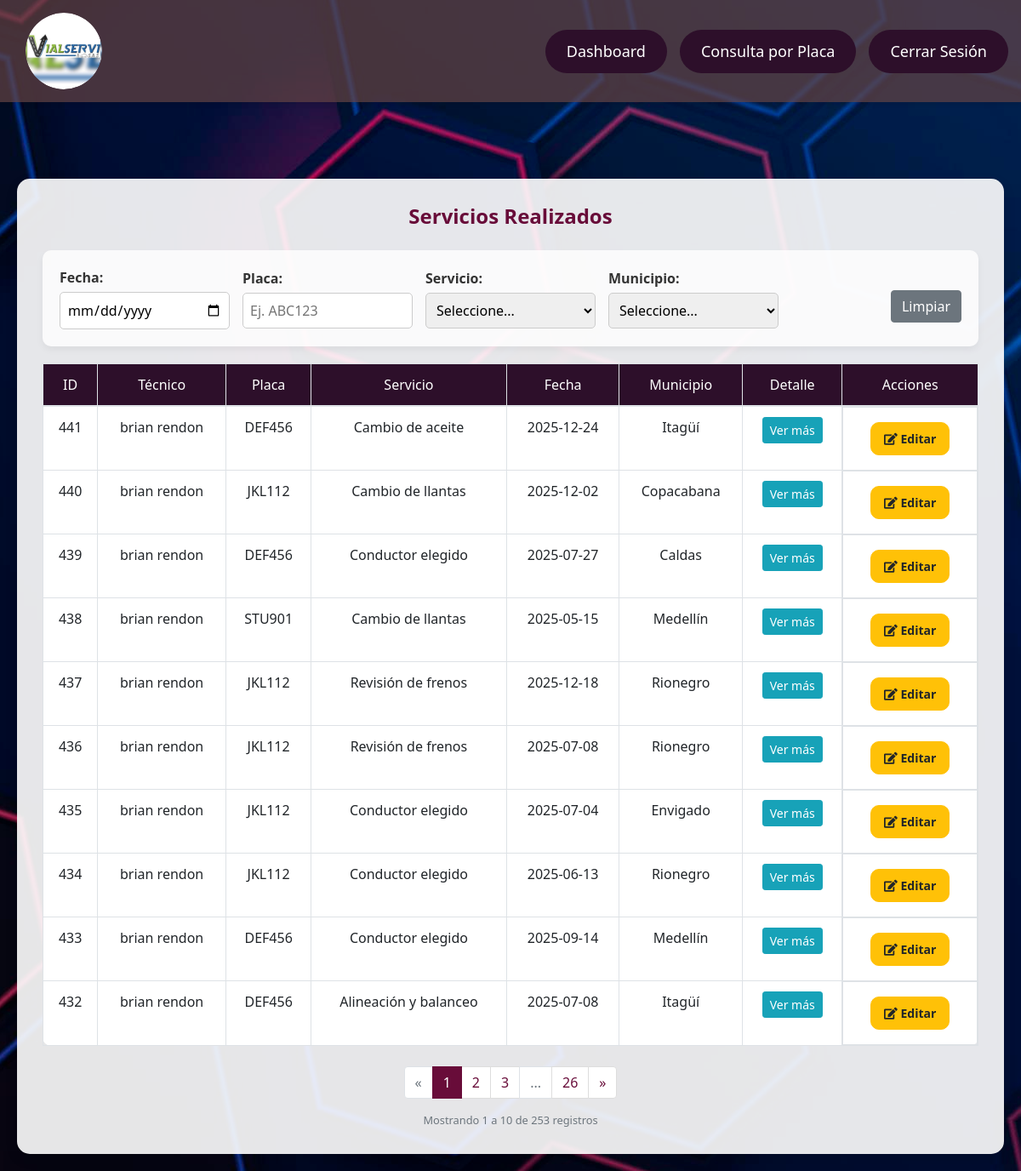
Page /consulta_general.php (signed in) on the committed database.
### tables this page shows
CREATE TABLE `servicios_realizados` (
  `Servicio_Realizado_id` int(11) NOT NULL,
  `Cedula_Empleado_id_Servicios_Realizados` int(11) DEFAULT NULL,
  `Vehiculo_id_Servicios_Realizados` varchar(20) DEFAULT NULL,
  `Servicio_id_Servicios_Realizados` int(11) DEFAULT NULL,
  `Fecha` date DEFAULT NULL,
  `municipio` int(11) DEFAULT 11,
  `Ubicación` varchar(255) DEFAULT NULL,
  `Novedades` text DEFAULT NULL,
  `Fotos` text DEFAULT NULL,
  `Detalle_Servicio` text DEFAULT NULL,
  `Custodia_Servicio` text DEFAULT NULL,
  `Facturación_Separada` tinyint(1) DEFAULT NULL
);

CREATE TABLE `servicios` (
  `Servicio_id` int(11) NOT NULL,
  `Nombre_Servicio` varchar(100) NOT NULL,
  `Descripción` varchar(255) DEFAULT NULL
);

CREATE TABLE `municipios` (
  `id` int(11) NOT NULL,
  `nombre` varchar(100) NOT NULL
);

### validPermissions.php (called while the page is built, shortened)
<?php
function usuarioTienePermiso($usuarioId, $permisoNombre, $conexion) {
    $sql = "
        SELECT p.nombre
        FROM empleados e
        JOIN roles r ON e.rol_id = r.id
        JOIN rol_permisos rp ON r.id = rp.rol_id
        JOIN permisos p ON rp.permiso_id = p.id
        WHERE e.Cedula_Empleado_id = ? AND p.nombre = ?
    ";
    $stmt = $conexion->prepare($sql);
    $stmt->bind_param("is", $usuarioId, $permisoNombre);
    $stmt->execute();
    return $stmt->get_result()->fetch_assoc() !== null;
}
?>

### consulta_general.php (the view, shortened to what this page needs)
<?php
include('validPermissions.php');
include('header.php');
require_once 'config.php';
$usuarioId = $_SESSION['cedula'];
$usuarioPuedeEditar = usuarioTienePermiso($_SESSION['cedula'], 'actualizar_servicio', $conn);
$usuarioPuedeEliminar = usuarioTienePermiso($_SESSION['cedula'], 'eliminar_servicio', $conn);
$mostrarAcciones = $usuarioPuedeEditar || $usuarioPuedeEliminar;
$es_tecnico = false;
$sql_rol = "SELECT Rol_id as rol FROM empleados WHERE Cedula_Empleado_id = ?";
$stmt_rol = $conn->prepare($sql_rol);
if ($stmt_rol) {
    $stmt_rol->bind_param("s", $usuarioId);
    $stmt_rol->execute();
    $resultado_rol = $stmt_rol->get_result();
    if ($fila_rol = $resultado_rol->fetch_assoc()) {
        $es_tecnico = ($fila_rol['rol'] == 2);
    }
} else {
    echo "Error preparando la consulta: " . $conn->error;
}
$filtro_cedula = isset($_GET['cedula']) ? $_GET['cedula'] : '';
if ($es_tecnico) {
    $filtro_cedula = $usuarioId;
}
$filtro_fecha = isset($_GET['fecha']) ? $_GET['fecha'] : '';
$filtro_placa = isset($_GET['placa']) ? $_GET['placa'] : '';
$sql = "
    SELECT
        sr.Servicio_Realizado_id,
        sr.Cedula_Empleado_id_Servicios_Realizados,
        CONCAT(e.Nombre, ' ', e.Apellido) as nombre_tecnico,
        sr.Vehiculo_id_Servicios_Realizados,
        s.Nombre_Servicio,
        sr.Fecha,
        m.nombre as nombre_municipio,
        sr.Ubicación,
        sr.Novedades,
        sr.Fotos,
        sr.Detalle_Servicio,
        sr.Custodia_Servicio
    FROM servicios_realizados sr
    JOIN servicios s ON sr.Servicio_id_Servicios_Realizados = s.Servicio_id
    JOIN municipios m ON sr.municipio = m.id
    LEFT JOIN empleados e ON sr.Cedula_Empleado_id_Servicios_Realizados = e.Cedula_Empleado_id
    WHERE 1 = 1
";
if ($es_tecnico) {
    $sql .= " AND sr.Cedula_Empleado_id_Servicios_Realizados = '" . $usuarioId . "'";
}
else if (!empty($filtro_cedula)) {
    $sql .= " AND sr.Cedula_Empleado_id_Servicios_Realizados = '" . $filtro_cedula . "'";
}
$registros_por_pagina = 10;
$pagina_actual = isset($_GET['pagina']) ? intval($_GET['pagina']) : 1;
$offset = ($pagina_actual - 1) * $registros_por_pagina;
$sql_count = "
    SELECT COUNT(*) as total
    FROM servicios_realizados sr
    JOIN servicios s ON sr.Servicio_id_Servicios_Realizados = s.Servicio_id
    JOIN municipios m ON sr.municipio = m.id
    LEFT JOIN empleados e ON sr.Cedula_Empleado_id_Servicios_Realizados = e.Cedula_Empleado_id
    WHERE 1 = 1
";
if ($es_tecnico) {
    $sql_count .= " AND sr.Cedula_Empleado_id_Servicios_Realizados = '" . $usuarioId . "'";
} else if (!empty($filtro_cedula)) {
    $sql_count .= " AND sr.Cedula_Empleado_id_Servicios_Realizados = '" . $filtro_cedula . "'";
}
$result_count = $conn->query($sql_count);
$row_count = $result_count->fetch_assoc();
$total_registros = $row_count['total'];
$total_paginas = ceil($total_registros / $registros_por_pagina);
$sql .= " ORDER BY sr.Servicio_Realizado_id DESC LIMIT $registros_por_pagina OFFSET $offset";
function construirUrlPaginacion($pagina) {
    global $filtro_cedula, $filtro_fecha, $filtro_placa, $filtro_servicio, $filtro_municipio;
    $url = $_SERVER['PHP_SELF'] . '?pagina=' . $pagina;
    if (!empty($filtro_cedula)) $url .= '&cedula=' . $filtro_cedula;
    return $url;
}
$result = $conn->query($sql);
?>
<!DOCTYPE html>
<html lang="es">
<head>
    <link href="https://stackpath.bootstrapcdn.com/bootstrap/4.5.2/css/bootstrap.min.css" rel="stylesheet">
    <link rel="stylesheet" href="https://cdnjs.cloudflare.com/ajax/libs/font-awesome/5.15.4/css/all.min.css">
</head>
<body>
    <div class="main-content">
        <div class="container">
            <h2>Servicios Realizados</h2>
            <form class="filter-form" action="" method="GET" id="filterForm">
                <div class="filter-group">
                    <label for="fecha">Fecha:</label>
                    <input type="date" id="fecha" name="fecha" value="<?= htmlspecialchars($filtro_fecha); ?>" class="auto-submit">
                </div>
                <div class="filter-group">
                    <label for="placa">Placa:</label>
                    <input type="text" id="placa" name="placa" value="<?= htmlspecialchars($filtro_placa); ?>" placeholder="Ej. ABC123" class="auto-submit">
                </div>
                <div class="filter-group">
                    <label for="servicio">Servicio:</label>
                    <select name="servicio" id="servicio" class="auto-submit">
                        <option value="">Seleccione...</option>
                    </select>
                </div>
                <div class="filter-group">
                    <label for="municipio">Municipio:</label>
                    <select name="municipio" id="municipio" class="auto-submit">
                        <option value="">Seleccione...</option>
                    </select>
                </div>
                <div class="filter-group filter-actions">
                    <a href="consulta_general.php" class="btn btn-secondary" data-no-warning>Limpiar</a>
                </div>
            </form>
            <table class="table table-bordered">
                <thead>
                    <tr>
                        <th>ID</th>
                        <th>Técnico</th>
                        <th>Placa</th>
                        <th>Servicio</th>
                        <th>Fecha</th>
                        <th>Municipio</th>
                        <th>Detalle</th>
                        <?php if ($mostrarAcciones) { ?>
                            <th>Acciones</th> <?php } ?>
                    </tr>
                </thead>
                <tbody>
                    <?php
                    if ($result->num_rows > 0) {
                        while ($row = $result->fetch_assoc()) {
                            echo "<tr id='row-" . $row['Servicio_Realizado_id'] . "'>";
                            echo "<td>" . $row['Servicio_Realizado_id'] . "</td>";
                            echo "<td>" . ($row['nombre_tecnico'] ?? 'No asignado') . "</td>";
                            echo "<td>" . $row['Vehiculo_id_Servicios_Realizados'] . "</td>";
                            echo "<td>" . $row['Nombre_Servicio'] . "</td>";
                            echo "<td>" . $row['Fecha'] . "</td>";
                            echo "<td>" . $row['nombre_municipio'] . "</td>";
                            echo "<td>";
                            echo "<button class='btn btn-info btn-sm' onclick='toggleDetails(" . $row['Servicio_Realizado_id'] . ")'>Ver más</button>";
                            echo "</td>";
                            if ($mostrarAcciones) {
                                echo "<td class='action-buttons'>";
                                if ($usuarioPuedeEditar) {
                                    echo "<a href='editar_servicio_realizado.php?id=" . $row['Servicio_Realizado_id'] . "' class='btn btn-warning btn-sm' data-no-warning><i class='fas fa-edit'></i> Editar</a> ";
                                }
                                echo "</td>";
                            }
                            echo "</tr>";
                        }
                    } else {
                        echo "<tr><td colspan='".($mostrarAcciones ? '8' : '7')."'>No se encontraron registros</td></tr>";
                    }
                    ?>
                </tbody>
            </table>
            <?php if ($total_paginas > 1): ?>
            <div class="paginacion-container mt-4">
                <nav aria-label="Navegación de páginas">
                    <ul class="pagination justify-content-center">
                        <li class="page-item <?= ($pagina_actual <= 1) ? 'disabled' : '' ?>">
                            <a class="page-link" href="<?= construirUrlPaginacion($pagina_actual - 1) ?>" data-no-warning aria-label="Anterior">
                                <span aria-hidden="true">&laquo;</span>
                            </a>
                        </li>
                        <?php
                        $rango = 2;
                        $inicio_rango = max(1, $pagina_actual - $rango);
                        $fin_rango = min($total_paginas, $pagina_actual + $rango);
                        for ($i = $inicio_rango; $i <= $fin_rango; $i++) {
                            echo '<li class="page-item ' . ($i == $pagina_actual ? 'active' : '') . '">
                                    <a class="page-link" href="' . construirUrlPaginacion($i) . '" data-no-warning>' . $i . '</a>
                                  </li>';
                        }
                        if ($fin_rango < $total_paginas) {
                            if ($fin_rango < $total_paginas - 1) {
                                echo '<li class="page-item disabled"><a class="page-link">...</a></li>';
                            }
                            echo '<li class="page-item"><a class="page-link" href="' . construirUrlPaginacion($total_paginas) . '" data-no-warning>' . $total_paginas . '</a></li>';
                        }
                        ?>
                        <li class="page-item <?= ($pagina_actual >= $total_paginas) ? 'disabled' : '' ?>">
                            <a class="page-link" href="<?= construirUrlPaginacion($pagina_actual + 1) ?>" data-no-warning aria-label="Siguiente">
                                <span aria-hidden="true">&raquo;</span>
                            </a>
                        </li>
                    </ul>
                </nav>
                <div class="text-center text-muted small">
                    Mostrando <?= min(($pagina_actual - 1) * $registros_por_pagina + 1, $total_registros) ?>
                    a <?= min($pagina_actual * $registros_por_pagina, $total_registros) ?>
                    de <?= $total_registros ?> registros
                </div>
            </div>
            <?php endif; ?>
        </div>
    </div>
</body>
</html>

### consulta_general.php (style rules this page uses)
* { margin: 0; padding: 0; box-sizing: border-box; }
body { font-family: 'Segoe UI', Tahoma, Geneva, Verdana, sans-serif; background-image: url('Imagenes/ConsultaGeneral.jpg'); background-size: auto; background-position: center; background-repeat: no-repeat; background-attachment: fixed; display: flex; flex-direction: column; min-height: 100vh; padding-top: 170px; }
.main-content { padding: 20px; margin-top: 20px; flex-grow: 1; display: flex; justify-content: center; align-items: center; }
.container { background-color: rgba(255, 255, 255, 0.9); padding: 30px; border-radius: 15px; box-shadow: 0 6px 15px rgba(0, 0, 0, 0.1); max-width: 1200px; width: 100%; overflow: auto; }
h2 { text-align: center; color: #680c39; margin-bottom: 25px; font-size: 24px; font-weight: 600; }
.filter-form { background-color: rgba(255, 255, 255, 0.8); padding: 20px; border-radius: 10px; margin-bottom: 20px; box-shadow: 0 4px 8px rgba(0, 0, 0, 0.05); display: flex; flex-wrap: wrap; gap: 15px; align-items: center; justify-content: center; }
.filter-group { display: flex; flex-direction: column; min-width: 150px; max-width: 200px; flex: 1; }
.filter-form label { font-weight: bold; color: #333; margin-bottom: 5px; }
.filter-form input[type="text"], .filter-form input[type="date"], .filter-form select { padding: 8px; border: 1px solid #ccc; border-radius: 5px; width: 100%; }
.filter-actions { display: flex; align-items: flex-end; margin-top: 20px; }
.table { background-color: #fff; border-radius: 10px; overflow: auto; }
th { background-color: #2d0f2a; color: white; font-weight: bold; }
th, td { padding: 12px; text-align: center; font-weight: 500; }
.action-buttons { display: flex; gap: 10px; justify-content: center; align-items: center; }
.btn-success, .btn-warning, .btn-danger { margin: 5px; padding: 8px 15px; border-radius: 10px; font-size: 14px; font-weight: 600; }
.pagination .page-item.active .page-link { background-color: #680c39; border-color: #680c39; color: white; }
.pagination .page-link { color: #680c39; border-color: #ddd; }
.pagination .page-item.disabled .page-link { color: #6c757d; }

### rows in the picture
servicios_realizados: Servicio_Realizado_id "441", nombre_tecnico "brian rendon", Vehiculo_id_Servicios_Realizados "DEF456", Servicio_id_Servicios_Realizados.Nombre_Servicio "Cambio de aceite", Fecha "2025-12-24", municipio.nombre "Itagüí"
servicios_realizados: Servicio_Realizado_id "440", nombre_tecnico "brian rendon", Vehiculo_id_Servicios_Realizados "JKL112", Servicio_id_Servicios_Realizados.Nombre_Servicio "Cambio de llantas", Fecha "2025-12-02", municipio.nombre "Copacabana"
servicios_realizados: Servicio_Realizado_id "439", nombre_tecnico "brian rendon", Vehiculo_id_Servicios_Realizados "DEF456", Servicio_id_Servicios_Realizados.Nombre_Servicio "Conductor elegido", Fecha "2025-07-27", municipio.nombre "Caldas"
servicios_realizados: Servicio_Realizado_id "438", nombre_tecnico "brian rendon", Vehiculo_id_Servicios_Realizados "STU901", Servicio_id_Servicios_Realizados.Nombre_Servicio "Cambio de llantas", Fecha "2025-05-15", municipio.nombre "Medellín"
servicios_realizados: Servicio_Realizado_id "437", nombre_tecnico "brian rendon", Vehiculo_id_Servicios_Realizados "JKL112", Servicio_id_Servicios_Realizados.Nombre_Servicio "Revisión de frenos", Fecha "2025-12-18", municipio.nombre "Rionegro"
servicios_realizados: Servicio_Realizado_id "436", nombre_tecnico "brian rendon", Vehiculo_id_Servicios_Realizados "JKL112", Servicio_id_Servicios_Realizados.Nombre_Servicio "Revisión de frenos", Fecha "2025-07-08", municipio.nombre "Rionegro"
servicios_realizados: Servicio_Realizado_id "435", nombre_tecnico "brian rendon", Vehiculo_id_Servicios_Realizados "JKL112", Servicio_id_Servicios_Realizados.Nombre_Servicio "Conductor elegido", Fecha "2025-07-04", municipio.nombre "Envigado"
servicios_realizados: Servicio_Realizado_id "434", nombre_tecnico "brian rendon", Vehiculo_id_Servicios_Realizados "JKL112", Servicio_id_Servicios_Realizados.Nombre_Servicio "Conductor elegido", Fecha "2025-06-13", municipio.nombre "Rionegro"
servicios_realizados: Servicio_Realizado_id "433", nombre_tecnico "brian rendon", Vehiculo_id_Servicios_Realizados "DEF456", Servicio_id_Servicios_Realizados.Nombre_Servicio "Conductor elegido", Fecha "2025-09-14", municipio.nombre "Medellín"
servicios_realizados: Servicio_Realizado_id "432", nombre_tecnico "brian rendon", Vehiculo_id_Servicios_Realizados "DEF456", Servicio_id_Servicios_Realizados.Nombre_Servicio "Alineación y balanceo", Fecha "2025-07-08", municipio.nombre "Itagüí"

### other values in the picture
$total_paginas "26"
min($pagina_actual * $registros_por_pagina, $total_registros) "10"
$total_registros "253"
